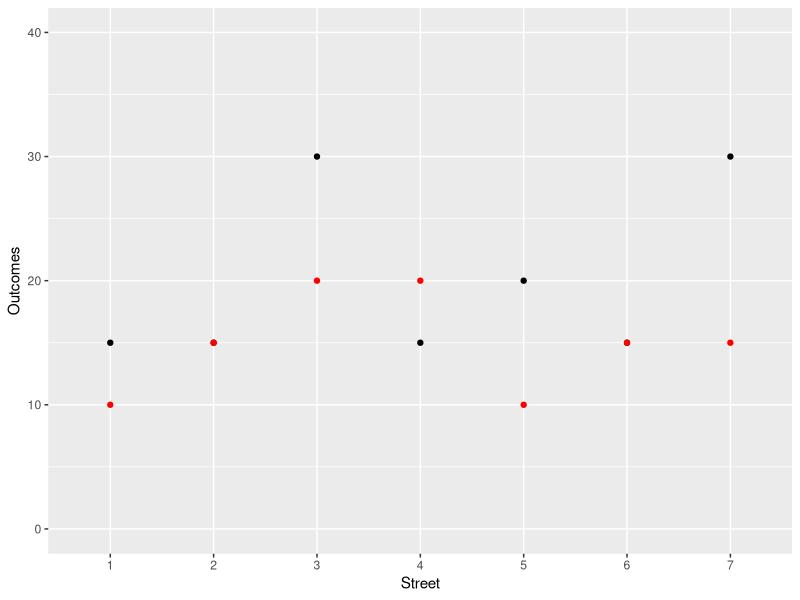
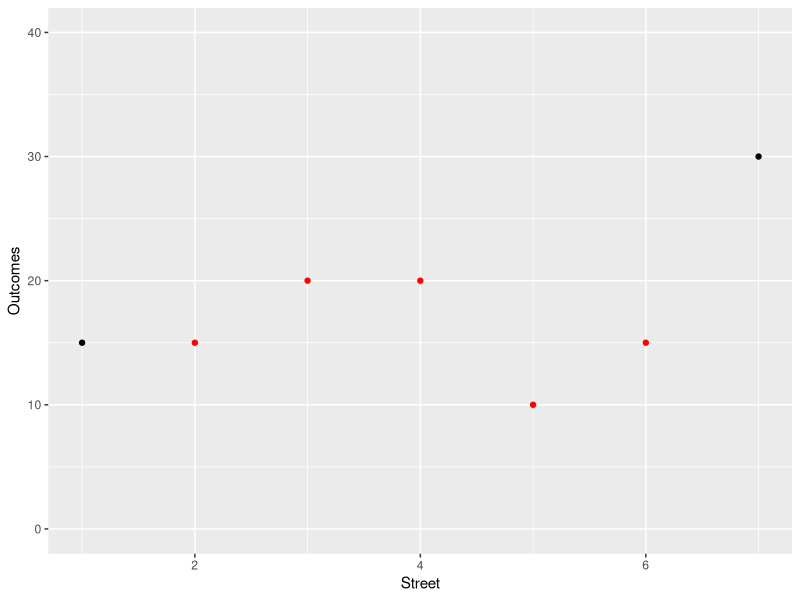
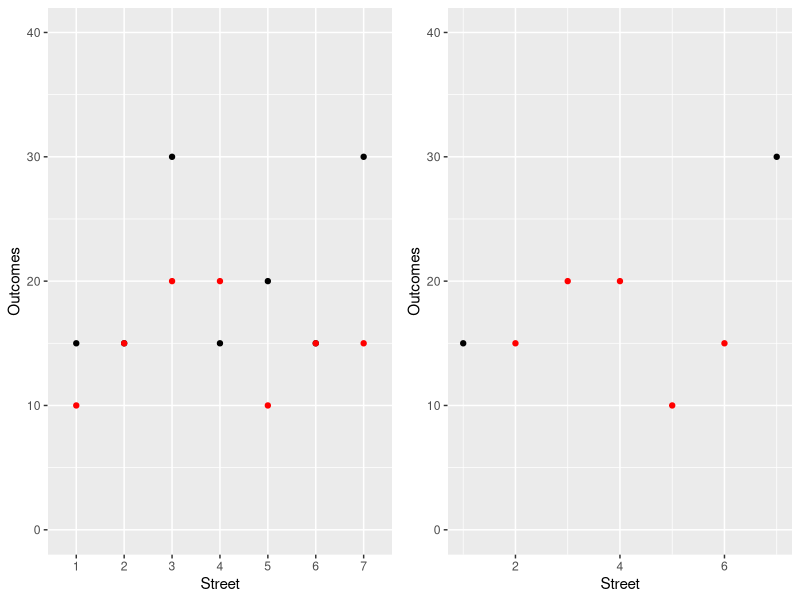

The R script that drew these images, in order:
## ---- chunk 1
knitr::opts_chunk$set(collapse = TRUE, size = "\\scriptsize")
knitr::opts_chunk$set(tidy.opts=list(width.cutoff=80),tidy=TRUE)
require(kableExtra)
require(tidyverse)
require(ggpubr)
## ---- chunk 2
dt <- data.frame(
  Street = c(1,2,3,4,5,6,7, 'Average'),
  Yi_0 = c(15,15,30,15,20,15,30, 20),
  Yi_1 = c(10,15,20,20,10,15,15, 15),
  tau_i = c(-5,0,-10,5,-10,0,-15, -5))
kable(dt, "latex", booktabs = T, align = "c") %>%
  kable_styling(position = "center") %>%
  column_spec(1, bold=T) %>%
  column_spec(4, bold=T) %>%
  row_spec(0, bold=T) %>%
  row_spec(8, bold=T)
## ---- chunk 3
dt <- data.frame(
  Street = c(1,2,3,4,5,6,7, 'Average'),
  Yi_0 = c(15,15,30,15,20,15,30, 20),
  Yi_1 = c(10,15,20,20,10,15,15, 15),
  tau_i = c(-5,0,-10,5,-10,0,-15, -5))
kable(dt, "latex", booktabs = T, align = "c") %>%
  kable_styling(position = "center") %>%
  column_spec(1, bold=T) %>%
  column_spec(4, bold=T) %>%
  row_spec(0, bold=T) %>%
  row_spec(8, bold=T)
## ---- chunk 4
dt <- data.frame(
  Street = c(1,2,3,4,5,6,7, 'Average'),
  Yi_0 = c(15,15,30,15,20,15,30, 20),
  Yi_1 = c(10,15,20,20,10,15,15, 15),
  tau_i = c(-5,0,-10,5,-10,0,-15, -5))
kable(dt, "latex", booktabs = T, align = "c") %>%
  kable_styling(position = "center") %>%
  column_spec(1, bold=T) %>%
  column_spec(4, bold=T) %>%
  row_spec(0, bold=T) %>%
  row_spec(8, bold=T)
## ---- chunk 5
dt <- data.frame(
  Street = c(1,2,3,4,5,6,7, 'Average'),
  Yi_0 = c(15,15,30,15,20,15,30, 20),
  Yi_1 = c(10,15,20,20,10,15,15, 15),
  tau_i = c(-5,0,-10,5,-10,0,-15, -5))
kable(dt, "latex", booktabs = T, align = "c") %>%
  kable_styling(position = "center") %>%
  column_spec(1, bold=T) %>%
  column_spec(4, bold=T) %>%
  row_spec(0, bold=T) %>%
  row_spec(8, bold=T)
## ---- chunk 6
options(width=50)
(dt$Yi_0[combn(7,2)[1,]]+dt$Yi_0[combn(7,2)[2,]])/2
## ---- chunk 7
dt2 <- data.frame(
  Street = c(1,2,3,4,5,6,7, 'Average'),
  Yi_0 = c(15,'?','?','?','?','?',30, 22.5),
  Yi_1 = c('?',15,20,20,10,15,'?', 16),
  tau_i = c('?','?','?','?','?','?','?', -6.5))
kable(dt2, "latex", booktabs = T, align = "c") %>%
  kable_styling(position = "center") %>%
  column_spec(1, bold=T) %>%
  column_spec(4, bold=T) %>%
  row_spec(0, bold=T) %>%
  row_spec(8, bold=T)
## ---- chunk 8
dt3 <- data.frame(
  Street = c(1,2,3,4,5,6,7),
  Yi_0 = c(15,NA,NA,NA,NA,NA,30),
  Yi_1 = c(NA,15,20,20,10,15,NA),
  tau_i = c(NA,NA,NA,NA,NA,NA,NA))
fig1 <- ggplot(dt[-c(8),], aes(x = Street, y = Yi_0)) + 
  geom_point(colour="black") +
  geom_point(aes(x=Street, y=Yi_1), colour="red") +
  ylim(0,40) + ylab('Outcomes')
fig1
## ---- chunk 9
dt3 <- data.frame(
  Street = c(1,2,3,4,5,6,7),
  Yi_0 = c(15,NA,NA,NA,NA,NA,30),
  Yi_1 = c(NA,15,20,20,10,15,NA),
  tau_i = c(NA,NA,NA,NA,NA,NA,NA))
fig2 <- ggplot(dt3, aes(x = Street, y = Yi_0)) + 
  geom_point(colour="black") +
  geom_point(aes(x=Street, y=Yi_1), colour="red") +
  ylim(0,40) + ylab('Outcomes')
fig2
## ---- chunk 10
ggarrange(fig1, fig2, ncol = 2, nrow = 1)
